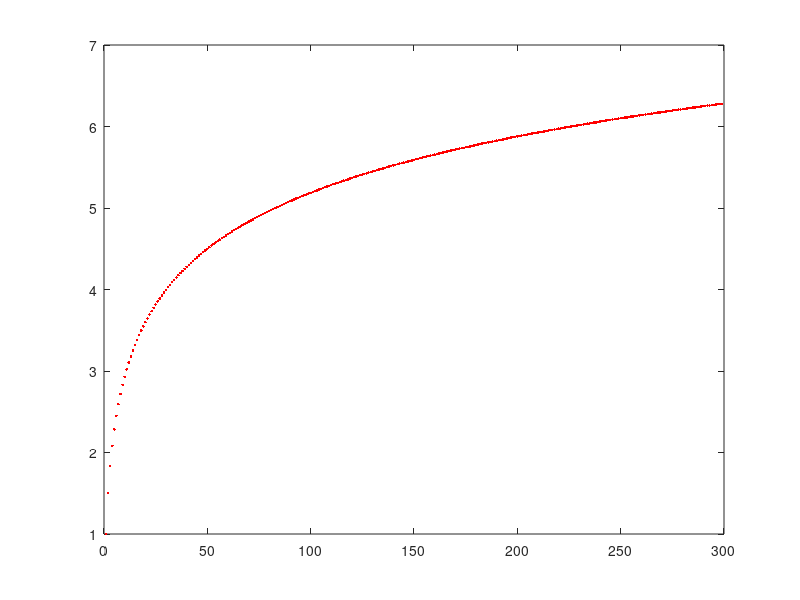

Here is the MATLAB script that generated this plot:
a=[1,1];
n=1;
while n<300
     plot(a(1),a(2),'r.'); 
     hold on;
     axis([0,300,1,7]) 
     n=n+1;
     a=a+[1,1/n];
     pause(0.1);
end
